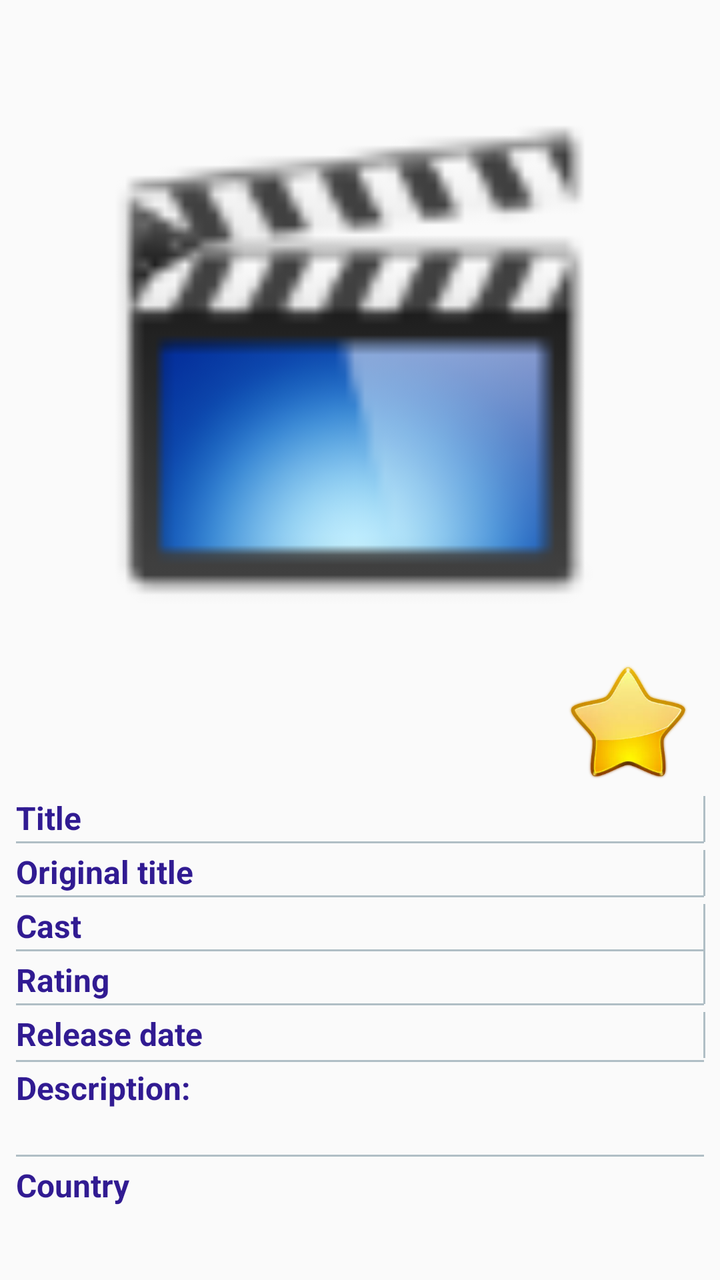
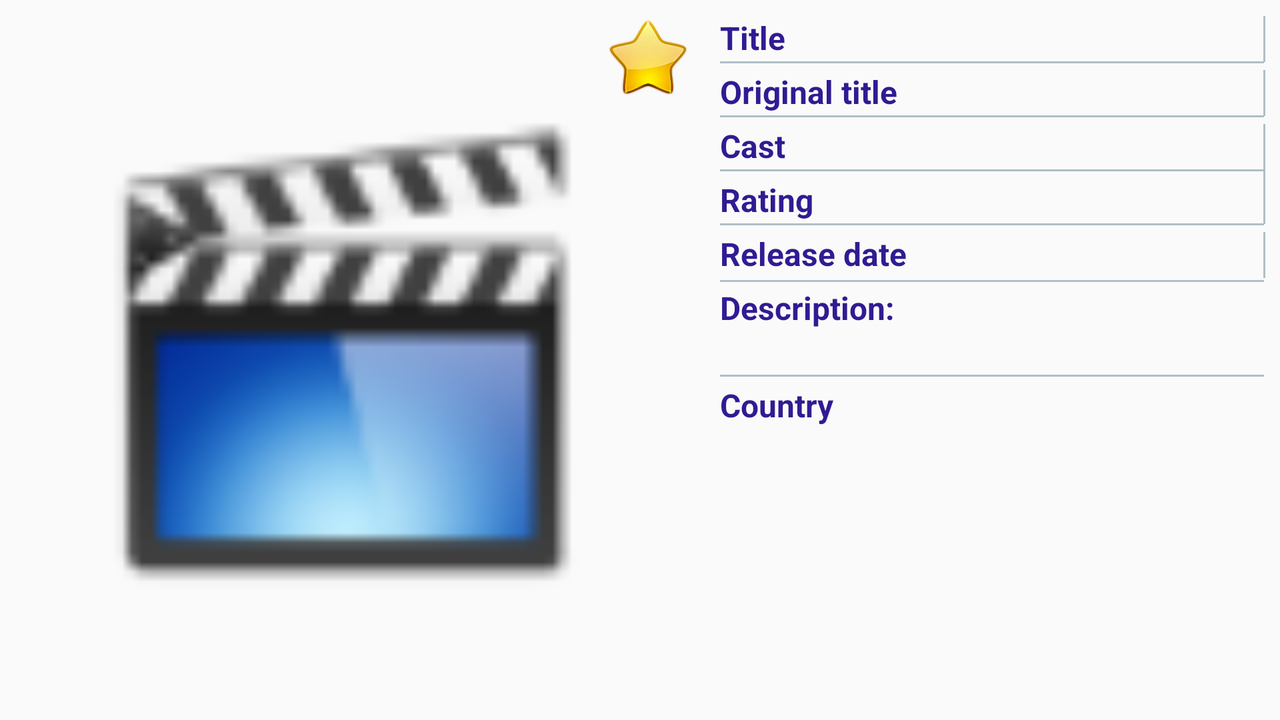

An Android layout and its configuration variant, each rendered on a device that would load it. The default file and the variant file are quoted in full after the pictures.
<!-- AndroidManifest.xml: application theme AppTheme -->
<!-- res/layout/activity_detail.xml -->
<?xml version="1.0" encoding="utf-8"?>
<ScrollView xmlns:android="http://schemas.android.com/apk/res/android"
    xmlns:app="http://schemas.android.com/apk/res-auto"
    xmlns:tools="http://schemas.android.com/tools"
    android:id="@+id/scrollViewInfo"
    android:layout_width="match_parent"
    android:layout_height="match_parent"
    android:paddingBottom="8dp"
    tools:context=".DetailActivity">

    <androidx.constraintlayout.widget.ConstraintLayout
        android:layout_width="match_parent"
        android:layout_height="wrap_content">

        <ImageView
            android:id="@+id/imageViewBigPoster"
            android:layout_width="0dp"
            android:layout_height="wrap_content"
            android:adjustViewBounds="true"
            android:contentDescription="@string/img_big_poster"
            app:layout_constraintEnd_toEndOf="parent"
            app:layout_constraintStart_toStartOf="parent"
            app:layout_constraintTop_toTopOf="parent"
            app:srcCompat="@mipmap/ic_launcher_round" />

        <ImageView
            android:id="@+id/imageViewAddToFavour"
            android:layout_width="@dimen/size_of_star"
            android:layout_height="@dimen/size_of_star"
            android:layout_marginEnd="16dp"
            android:contentDescription="@string/add_to_favourite"
            android:onClick="onClickChangeFavour"
            app:layout_constraintBottom_toBottomOf="@+id/imageViewBigPoster"
            app:layout_constraintEnd_toEndOf="@+id/imageViewBigPoster"
            app:layout_constraintTop_toBottomOf="@+id/imageViewBigPoster"
            app:srcCompat="@drawable/star_big" />

        <include
            layout="@layout/movie_info"
            android:id="@+id/movieInfo"
            android:layout_width="0dp"
            android:layout_height="wrap_content"
            app:layout_constraintEnd_toEndOf="parent"
            app:layout_constraintStart_toStartOf="parent"
            app:layout_constraintTop_toBottomOf="@+id/imageViewAddToFavour" />

    </androidx.constraintlayout.widget.ConstraintLayout>
</ScrollView>
<!-- res/layout/movie_info.xml (included above) -->
<?xml version="1.0" encoding="utf-8"?>
<androidx.constraintlayout.widget.ConstraintLayout
    xmlns:android="http://schemas.android.com/apk/res/android"
    xmlns:app="http://schemas.android.com/apk/res-auto"
    android:orientation="vertical"
    android:layout_width="match_parent"
    android:layout_height="match_parent">

    <TextView
        android:id="@+id/textViewLblTitle"
        style="@style/LabelStyle"
        android:layout_width="0dp"
        android:text="@string/txt_title_name"
        app:layout_constraintEnd_toStartOf="@+id/guidelineCenter"
        app:layout_constraintStart_toStartOf="parent"
        app:layout_constraintTop_toTopOf="parent" />

    <androidx.constraintlayout.widget.Guideline
        android:id="@+id/guidelineCenter"
        android:layout_width="wrap_content"
        android:layout_height="wrap_content"
        android:orientation="vertical"
        android:visibility="visible"
        app:layout_constraintGuide_percent="0.5" />

    <TextView
        android:id="@+id/textViewTitle"
        style="@style/ContentStyle"
        app:layout_constraintEnd_toEndOf="parent"
        app:layout_constraintStart_toStartOf="@+id/guidelineCenter"
        app:layout_constraintTop_toTopOf="parent" />

    <View
        style="@style/HorizontalBorderStyle"
        app:layout_constraintEnd_toEndOf="parent"
        app:layout_constraintStart_toStartOf="parent"
        app:layout_constraintTop_toBottomOf="@+id/textViewTitle"
        app:layout_constraintBottom_toTopOf="@+id/textViewLblOriginalTitle"/>

    <View
        style="@style/VerticalBorderStyle"
        app:layout_constraintEnd_toEndOf="parent"
        app:layout_constraintStart_toEndOf="@+id/textViewTitle"
        app:layout_constraintTop_toTopOf="parent"
        app:layout_constraintBottom_toTopOf="@+id/textViewLblOriginalTitle"/>

    <TextView
        android:id="@+id/textViewLblOriginalTitle"
        style="@style/LabelStyle"
        android:layout_width="0dp"
        android:text="@string/lbl_original_title"
        app:layout_constraintEnd_toStartOf="@+id/guidelineCenter"
        app:layout_constraintStart_toStartOf="parent"
        app:layout_constraintTop_toBottomOf="@+id/textViewTitle" />

    <TextView
        android:id="@+id/textViewOriginalTitle"
        style="@style/ContentStyle"
        app:layout_constraintEnd_toEndOf="parent"
        app:layout_constraintStart_toStartOf="@+id/guidelineCenter"
        app:layout_constraintTop_toBottomOf="@+id/textViewTitle" />

    <View
        style="@style/HorizontalBorderStyle"
        app:layout_constraintEnd_toEndOf="parent"
        app:layout_constraintStart_toStartOf="parent"
        app:layout_constraintTop_toBottomOf="@+id/textViewOriginalTitle"
        app:layout_constraintBottom_toTopOf="@+id/textViewLblCast"/>

    <View
        style="@style/VerticalBorderStyle"
        app:layout_constraintEnd_toEndOf="parent"
        app:layout_constraintStart_toEndOf="@+id/textViewOriginalTitle"
        app:layout_constraintTop_toBottomOf="@+id/textViewTitle"
        app:layout_constraintBottom_toTopOf="@+id/textViewLblCast"/>

    <TextView
        android:id="@+id/textViewLblCast"
        style="@style/LabelStyle"
        android:layout_width="0dp"
        android:text="@string/lbl_cast"
        app:layout_constraintEnd_toStartOf="@+id/guidelineCenter"
        app:layout_constraintStart_toStartOf="parent"
        app:layout_constraintTop_toBottomOf="@+id/textViewOriginalTitle" />

    <TextView
        android:id="@+id/textViewCast"
        style="@style/ContentStyle"
        app:layout_constraintEnd_toEndOf="parent"
        app:layout_constraintStart_toStartOf="@+id/guidelineCenter"
        app:layout_constraintTop_toBottomOf="@+id/textViewOriginalTitle" />

    <View
        style="@style/HorizontalBorderStyle"
        app:layout_constraintEnd_toEndOf="parent"
        app:layout_constraintStart_toStartOf="parent"
        app:layout_constraintTop_toBottomOf="@+id/textViewCast"
        app:layout_constraintBottom_toTopOf="@+id/textViewLblRate"/>

    <View
        style="@style/VerticalBorderStyle"
        app:layout_constraintEnd_toEndOf="parent"
        app:layout_constraintStart_toEndOf="@+id/textViewCast"
        app:layout_constraintTop_toBottomOf="@+id/textViewOriginalTitle"
        app:layout_constraintBottom_toTopOf="@+id/textViewLblRate"/>

    <TextView
        android:id="@+id/textViewLblRate"
        style="@style/LabelStyle"
        android:layout_width="0dp"
        android:text="@string/txt_lbl_rate"
        app:layout_constraintEnd_toStartOf="@+id/guidelineCenter"
        app:layout_constraintStart_toStartOf="parent"
        app:layout_constraintTop_toBottomOf="@+id/textViewCast" />

    <TextView
        android:id="@+id/textViewRate"
        style="@style/ContentStyle"
        app:layout_constraintEnd_toEndOf="parent"
        app:layout_constraintStart_toStartOf="@+id/guidelineCenter"
        app:layout_constraintTop_toBottomOf="@+id/textViewCast" />

    <View
        style="@style/HorizontalBorderStyle"
        app:layout_constraintEnd_toEndOf="parent"
        app:layout_constraintStart_toStartOf="parent"
        app:layout_constraintTop_toBottomOf="@+id/textViewRate"
        app:layout_constraintBottom_toTopOf="@+id/textViewLblReleaseDate"/>

    <View
        android:id="@+id/view"
        style="@style/VerticalBorderStyle"
        app:layout_constraintBottom_toTopOf="@+id/textViewLblReleaseDate"
        app:layout_constraintEnd_toEndOf="parent"
        app:layout_constraintStart_toEndOf="@+id/textViewRate"
        app:layout_constraintTop_toBottomOf="@+id/textViewOriginalTitle" />

    <TextView
        android:id="@+id/textViewLblReleaseDate"
        style="@style/LabelStyle"
        android:layout_width="0dp"
        android:text="@string/lbl_release_date"
        app:layout_constraintEnd_toStartOf="@+id/guidelineCenter"
        app:layout_constraintStart_toStartOf="parent"
        app:layout_constraintTop_toBottomOf="@+id/textViewRate" />

    <TextView
        android:id="@+id/textViewReleaseDate"
        style="@style/ContentStyle"
        app:layout_constraintEnd_toEndOf="parent"
        app:layout_constraintStart_toStartOf="@+id/guidelineCenter"
        app:layout_constraintTop_toBottomOf="@+id/textViewRate" />

    <View
        android:id="@+id/view2"
        style="@style/HorizontalBorderStyle"
        app:layout_constraintBottom_toTopOf="@+id/textViewLblDsc"
        app:layout_constraintEnd_toEndOf="parent"
        app:layout_constraintStart_toStartOf="parent"
        app:layout_constraintTop_toBottomOf="@+id/textViewLblReleaseDate" />

    <View
        style="@style/VerticalBorderStyle"
        app:layout_constraintEnd_toEndOf="parent"
        app:layout_constraintStart_toEndOf="@+id/textViewReleaseDate"
        app:layout_constraintTop_toBottomOf="@+id/textViewRate"
        app:layout_constraintBottom_toTopOf="@+id/textViewLblDsc"/>

    <TextView
        android:id="@+id/textViewLblDsc"
        style="@style/LabelStyle"
        android:layout_width="0dp"
        android:text="@string/lbl_dsc"
        app:layout_constraintEnd_toStartOf="@+id/guidelineCenter"
        app:layout_constraintStart_toStartOf="parent"
        app:layout_constraintTop_toBottomOf="@+id/textViewReleaseDate" />

    <TextView
        android:id="@+id/textViewOverview"
        android:layout_width="0dp"
        android:layout_height="wrap_content"
        android:layout_marginStart="8dp"
        android:layout_marginEnd="8dp"
        android:layout_marginBottom="8dp"
        app:layout_constraintBottom_toTopOf="@+id/textViewLblCountry"
        app:layout_constraintEnd_toEndOf="parent"
        app:layout_constraintHorizontal_bias="0.0"
        app:layout_constraintStart_toStartOf="parent"
        app:layout_constraintTop_toBottomOf="@+id/textViewLblDsc" />

    <View
        style="@style/HorizontalBorderStyle"
        app:layout_constraintEnd_toEndOf="parent"
        app:layout_constraintStart_toStartOf="parent"
        app:layout_constraintTop_toBottomOf="@+id/textViewOverview"
        app:layout_constraintBottom_toTopOf="@+id/textViewLblCountry"/>

    <TextView
        android:id="@+id/textViewLblCountry"
        style="@style/LabelStyle"
        android:layout_width="0dp"
        android:text="@string/lbl_country"
        app:layout_constraintEnd_toEndOf="parent"
        app:layout_constraintStart_toStartOf="parent"
        app:layout_constraintTop_toBottomOf="@+id/textViewOverview" />

    <androidx.recyclerview.widget.RecyclerView
        android:id="@+id/recyclerViewCountries"
        android:layout_width="0dp"
        android:layout_height="wrap_content"
        android:nestedScrollingEnabled="false"
        app:layout_constraintEnd_toEndOf="parent"
        app:layout_constraintStart_toStartOf="parent"
        app:layout_constraintTop_toBottomOf="@+id/textViewLblCountry" />

    <androidx.recyclerview.widget.RecyclerView
        android:id="@+id/recyclerViewTrailers"
        android:layout_width="0dp"
        android:layout_height="wrap_content"
        android:nestedScrollingEnabled="false"
        app:layout_constraintEnd_toEndOf="parent"
        app:layout_constraintStart_toStartOf="parent"
        app:layout_constraintTop_toBottomOf="@+id/recyclerViewCountries" />

    <androidx.recyclerview.widget.RecyclerView
        android:id="@+id/recyclerViewReviews"
        android:layout_width="0dp"
        android:layout_height="wrap_content"
        android:nestedScrollingEnabled="false"
        app:layout_constraintEnd_toEndOf="parent"
        app:layout_constraintStart_toStartOf="parent"
        app:layout_constraintTop_toBottomOf="@+id/recyclerViewTrailers" />

</androidx.constraintlayout.widget.ConstraintLayout>
<!-- resources referenced by this layout -->
<resources>
  <dimen name="size_of_star">60dp</dimen>
  <!-- drawable star_big: webp bitmap (drawable, 9810 bytes) -->
  <!-- mipmap ic_launcher_round: png bitmap (mipmap-hdpi, 3869 bytes) -->
  <string name="add_to_favourite">Add to favourite</string>
  <string name="img_big_poster">Big poster of movie</string>
  <string name="lbl_cast">Cast</string>
  <string name="lbl_country">Country</string>
  <string name="lbl_dsc">Description:</string>
  <string name="lbl_original_title">Original title</string>
  <string name="lbl_release_date">Release date</string>
  <string name="txt_lbl_rate">Rating</string>
  <string name="txt_title_name">Title</string>
  <style name="ContentStyle">
          <item name="android:layout_width">0dp</item>
          <item name="android:layout_height">wrap_content</item>
          <item name="android:layout_marginStart">8dp</item>
          <item name="android:layout_marginTop">8dp</item>
          <item name="android:layout_marginEnd">8dp</item>
          <item name="android:textSize">@dimen/cnt_text_size</item>
      </style>
  <style name="HorizontalBorderStyle">
          <item name="android:layout_width">0dp</item>
          <item name="android:layout_height">1dp</item>
          <item name="android:layout_marginStart">8dp</item>
          <item name="android:layout_marginEnd">8dp</item>
          <item name="android:background">@color/color_lightGray</item>
      </style>
  <style name="LabelStyle">
          <item name="android:layout_width">wrap_content</item>
          <item name="android:layout_height">wrap_content</item>
          <item name="android:layout_marginStart">8dp</item>
          <item name="android:layout_marginTop">8dp</item>
          <item name="android:textSize">@dimen/lbl_text_size</item>
          <item name="android:textColor">@color/color_purple</item>
          <item name="android:textStyle">bold</item>
      </style>
  <style name="VerticalBorderStyle">
          <item name="android:layout_width">1dp</item>
          <item name="android:layout_height">0dp</item>
          <item name="android:layout_marginTop">8dp</item>
          <item name="android:layout_marginEnd">8dp</item>
          <item name="android:layout_marginBottom">4dp</item>
          <item name="android:background">@color/color_lightGray</item>
      </style>
  <style name="AppTheme" parent="Theme.AppCompat.Light.DarkActionBar">
          
          <item name="colorPrimary">@color/colorPrimary</item>
          <item name="colorPrimaryDark">@color/colorPrimaryDark</item>
          <item name="colorAccent">@color/colorAccent</item>
      </style>
  <dimen name="cnt_text_size">14sp</dimen>
  <color name="color_lightGray">#B0BEC5</color>
  <dimen name="lbl_text_size">16sp</dimen>
  <color name="color_purple">#311B92</color>
  <color name="colorPrimary">#000000</color>
  <color name="colorPrimaryDark">#000000</color>
  <color name="colorAccent">#D81B60</color>
</resources>
<!-- res/layout-land/activity_detail.xml (the author's variant of the layout above) -->
<!-- drawn on the phone turned sideways -->
<?xml version="1.0" encoding="utf-8"?>
<androidx.constraintlayout.widget.ConstraintLayout xmlns:android="http://schemas.android.com/apk/res/android"
    xmlns:app="http://schemas.android.com/apk/res-auto"
    xmlns:tools="http://schemas.android.com/tools"
    android:layout_width="match_parent"
    android:layout_height="match_parent"
    android:paddingBottom="8dp"
    tools:context=".DetailActivity">

    <ImageView
        android:id="@+id/imageViewBigPoster"
        android:layout_width="wrap_content"
        android:layout_height="0dp"
        android:adjustViewBounds="true"
        android:contentDescription="@string/img_big_poster"
        app:layout_constraintBottom_toBottomOf="parent"
        app:layout_constraintStart_toStartOf="parent"
        app:layout_constraintTop_toTopOf="parent"
        app:srcCompat="@mipmap/ic_launcher_round" />

    <ImageView
        android:id="@+id/imageViewAddToFavour"
        android:layout_width="@dimen/size_of_small_star"
        android:layout_height="@dimen/size_of_small_star"
        android:layout_marginEnd="8dp"
        android:layout_marginTop="8dp"
        android:onClick="onClickChangeFavour"
        app:layout_constraintEnd_toEndOf="@+id/imageViewBigPoster"
        app:layout_constraintTop_toTopOf="@+id/imageViewBigPoster"
        app:srcCompat="@drawable/star_big" />

    <ScrollView
        android:id="@+id/scrollViewInfo"
        android:layout_width="0dp"
        android:layout_height="0dp"
        app:layout_constraintBottom_toBottomOf="parent"
        app:layout_constraintEnd_toEndOf="parent"
        app:layout_constraintStart_toEndOf="@+id/imageViewBigPoster"
        app:layout_constraintTop_toTopOf="parent">

        <include
            android:id="@+id/movieInfo"
            layout="@layout/movie_info"
            android:layout_width="match_parent"
            android:layout_height="wrap_content"
            app:layout_constraintEnd_toEndOf="parent"
            app:layout_constraintStart_toStartOf="parent"
            app:layout_constraintTop_toBottomOf="@+id/imageViewAddToFavour" />

    </ScrollView>


</androidx.constraintlayout.widget.ConstraintLayout>
<!-- resources referenced by the variant -->
<!-- as the phone turned sideways resolves them -->
<resources>
  <dimen name="size_of_small_star">40dp</dimen>
  <!-- drawable star_big: webp bitmap (drawable, 9810 bytes) -->
  <!-- mipmap ic_launcher_round: png bitmap (mipmap-hdpi, 3869 bytes) -->
  <string name="img_big_poster">Big poster of movie</string>
  <string name="lbl_cast">Cast</string>
  <string name="lbl_country">Country</string>
  <string name="lbl_dsc">Description:</string>
  <string name="lbl_original_title">Original title</string>
  <string name="lbl_release_date">Release date</string>
  <string name="txt_lbl_rate">Rating</string>
  <string name="txt_title_name">Title</string>
  <style name="ContentStyle">
          <item name="android:layout_width">0dp</item>
          <item name="android:layout_height">wrap_content</item>
          <item name="android:layout_marginStart">8dp</item>
          <item name="android:layout_marginTop">8dp</item>
          <item name="android:layout_marginEnd">8dp</item>
          <item name="android:textSize">@dimen/cnt_text_size</item>
      </style>
  <style name="HorizontalBorderStyle">
          <item name="android:layout_width">0dp</item>
          <item name="android:layout_height">1dp</item>
          <item name="android:layout_marginStart">8dp</item>
          <item name="android:layout_marginEnd">8dp</item>
          <item name="android:background">@color/color_lightGray</item>
      </style>
  <style name="LabelStyle">
          <item name="android:layout_width">wrap_content</item>
          <item name="android:layout_height">wrap_content</item>
          <item name="android:layout_marginStart">8dp</item>
          <item name="android:layout_marginTop">8dp</item>
          <item name="android:textSize">@dimen/lbl_text_size</item>
          <item name="android:textColor">@color/color_purple</item>
          <item name="android:textStyle">bold</item>
      </style>
  <style name="VerticalBorderStyle">
          <item name="android:layout_width">1dp</item>
          <item name="android:layout_height">0dp</item>
          <item name="android:layout_marginTop">8dp</item>
          <item name="android:layout_marginEnd">8dp</item>
          <item name="android:layout_marginBottom">4dp</item>
          <item name="android:background">@color/color_lightGray</item>
      </style>
  <style name="AppTheme" parent="Theme.AppCompat.Light.DarkActionBar">
          
          <item name="colorPrimary">@color/colorPrimary</item>
          <item name="colorPrimaryDark">@color/colorPrimaryDark</item>
          <item name="colorAccent">@color/colorAccent</item>
      </style>
  <dimen name="cnt_text_size">14sp</dimen>
  <color name="color_lightGray">#B0BEC5</color>
  <dimen name="lbl_text_size">16sp</dimen>
  <color name="color_purple">#311B92</color>
  <color name="colorPrimary">#000000</color>
  <color name="colorPrimaryDark">#000000</color>
  <color name="colorAccent">#D81B60</color>
</resources>
